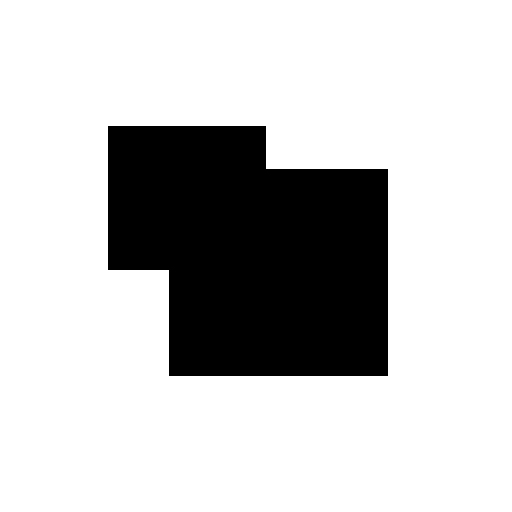
#> input picture python/data/CornerTest.jpg, 512 x 512 px, found by its file name
$ python 0805.py
#> lines starting #> are read from the running program, lines starting #| are printed output that depends on the picture; after the words box and inside, x2 and y2 are one past the last pixel; in counts of white or black regions, pixels touching at a corner belong together; long printed decimals are rounded
# 0805.py
import cv2
import numpy as np

#1
src = cv2.imread('python/data/CornerTest.jpg')
#> src is the input picture: shape (512, 512, 3); min 0, max 255, mean 198.3
gray = cv2.cvtColor(src, cv2.COLOR_BGR2GRAY)
res = cv2.cornerHarris(gray, blockSize=5, ksize=3, k=0.01)
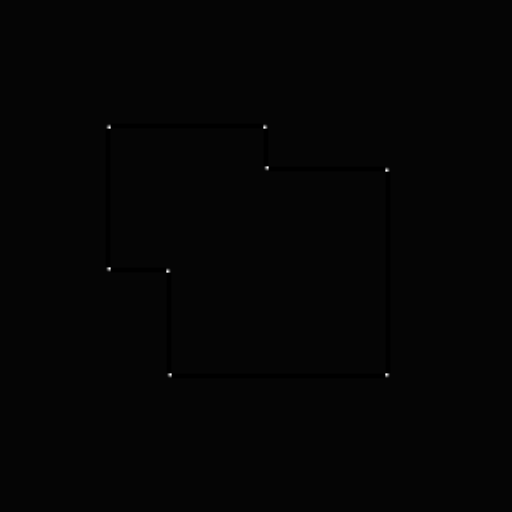
#> res: shape (512, 512) float32; min -0.0016, max 0.0791, mean -7.26e-06; drawn with min black and max white

#2
res = cv2.dilate(res, None) # 3x3 rect kernel
ret, res = cv2.threshold(res, 0.01*res.max(),255,cv2.THRESH_BINARY)
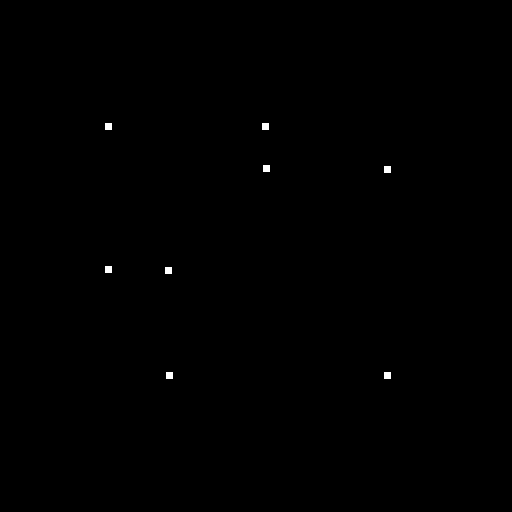
#> res: shape (512, 512) float32; 0.15% white; 8 white regions, largest, box (x1, y1, x2, y2) and area: (105, 123, 112, 130) 49, (262, 123, 269, 130) 49, (263, 165, 270, 172) 49
#> ret = 0.000791
res8 = np.uint8(res)
cv2.imshow('res8',  res8)

#3
ret, labels, stats, centroids = cv2.connectedComponentsWithStats(res8)
#> labels: shape (512, 512) int32; 9 distinct labels, from 0 to 8
#> ret = 9; stats = [[0, 0, 512, 512, 261752], [105, 123, 7, 7, 49], [262, 123, 7, 7, 49], [263, 165, 7, 7, 49], [384, 166, 7, 7, 49], [105, 266, 7, 7, 49], [165, 267, 7, 7, 49], [166, 372, 7, 7, 49], [384, 372, 7, 7, 49]]; centroids = [[255.5, 255.5], [108, 126], [265, 126], [266, 168], [387, 169], [108, 269], [168, 270], [169, 375], [387, 375]]
print('centroids.shape=', centroids.shape)
#| centroids.shape= (9, 2)
print('centroids=',centroids)
#| centroids= [[255.535 255.531]
#|  [108.         126.        ]
#|  [265.         126.        ]
#|  [266.         168.        ]
#|  [387.         169.        ]
#|  [108.         269.        ]
#|  [168.         270.        ]
#|  [169.         375.        ]
#|  [387.         375.        ]]
centroids = np.float32(centroids)

#4
term_crit=(cv2.TERM_CRITERIA_MAX_ITER+cv2.TERM_CRITERIA_EPS,10, 0.001)
corners = cv2.cornerSubPix(gray, centroids, (5,5), (-1,-1), term_crit)
#> corners = [[255.5, 255.5], [107.6, 125.6], [265.4, 125.6], [265.6, 168.4], [387.4, 168.6], [107.6, 269.4], [168.4, 269.6], [168.6, 375.4], [387.4, 375.4]]
print('corners=',corners)
#| corners= [[255.535  255.531 ]
#|  [107.558  125.559 ]
#|  [265.442  125.558 ]
#|  [265.558  168.443 ]
#|  [387.442  168.558 ]
#|  [107.557 269.442 ]
#|  [168.4424   269.558 ]
#|  [168.558  375.442 ]
#|  [387.442  375.442 ]]

#5
corners = np.round(corners)
#> corners = [[256, 256], [108, 126], [265, 126], [266, 168], [387, 169], [108, 269], [168, 270], [169, 375], [387, 375]]
dst = src.copy()
for x, y in corners[1:]:
    cv2.circle(dst, (int(x), int(y)), 5, (0,0,255), 2)
#> this loop made 8 passes
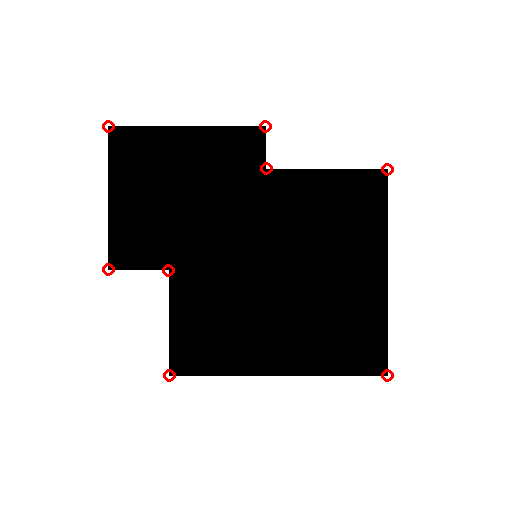
#> dst: shape (512, 512, 3); 0.27% of pixels changed, all inside (x1, y1, x2, y2) = (102, 120, 394, 382)

cv2.imshow('dst',  dst)
cv2.waitKey()
cv2.destroyAllWindows()
